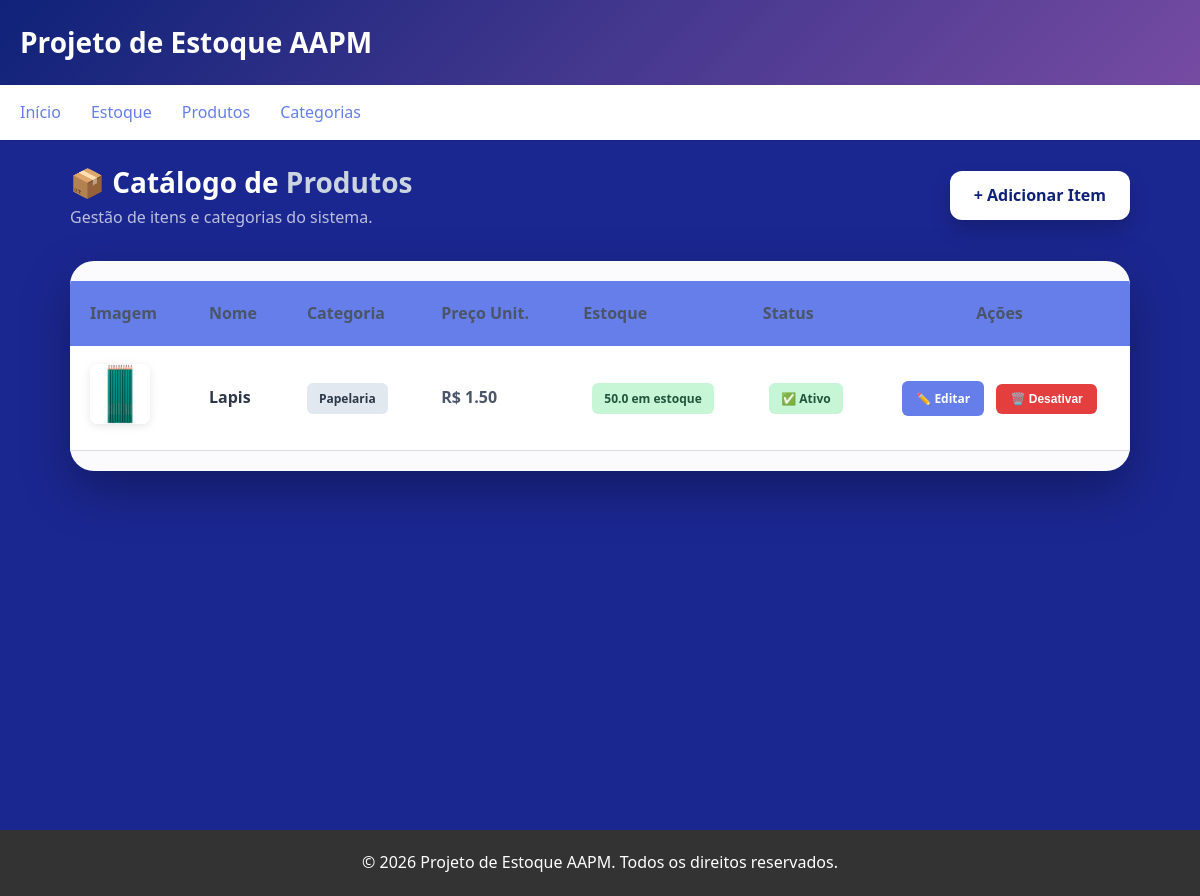
/produtos/ (signed in), run on an earlier commit of the app's database.
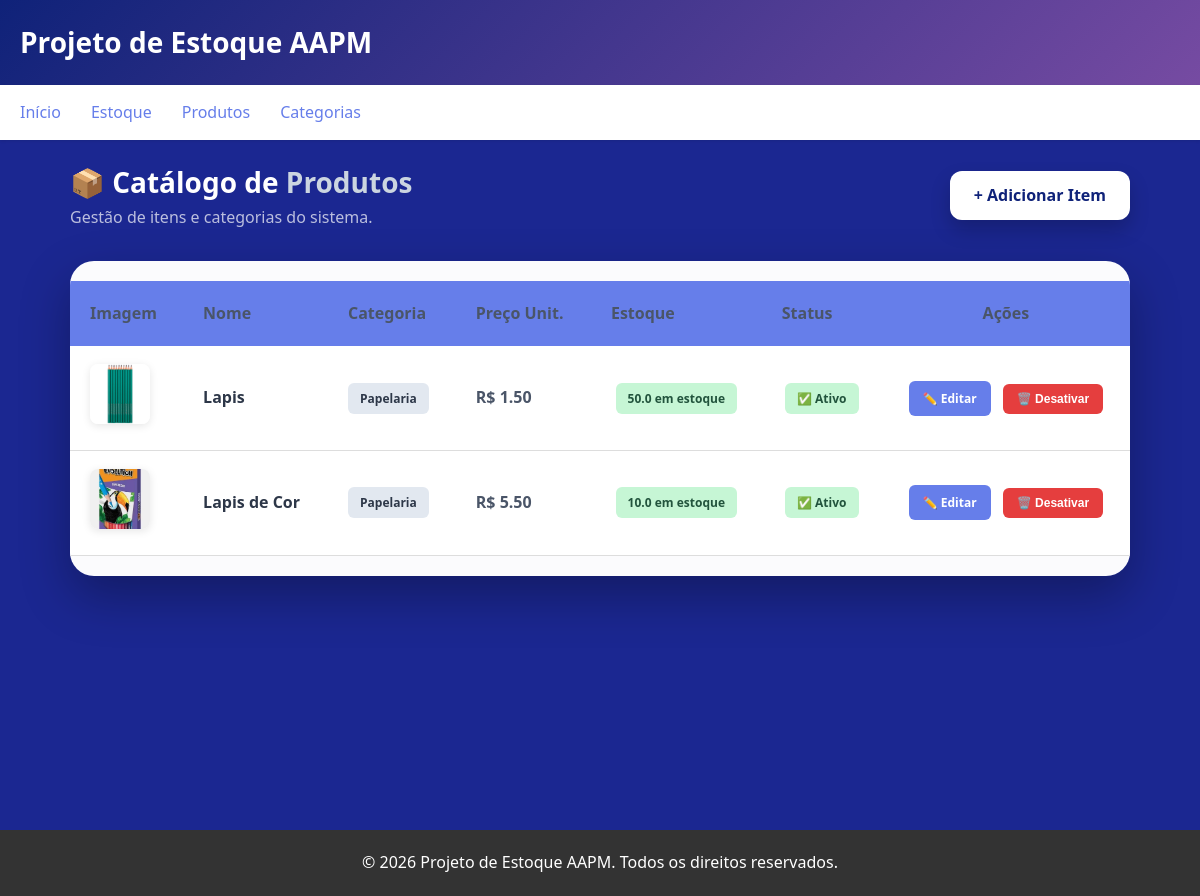
And on a later commit of the database.
### app/models/produto.py (models this page shows, shortened)
class Produto(Base):
    __tablename__ = "produtos"
    id = Column(Integer, primary_key=True, autoincrement=True, index=True)
    nome = Column(String(150), nullable=False, index=True, unique=True)
    preco = Column(Float, nullable=False, default=0.0)
    estoque_atual = Column(Integer, nullable=False, default=0)
    ativo = Column(Boolean, default=True)
    imagem_path = Column(String(255), nullable=True)
    categoria_id = Column(Integer, ForeignKey("categorias.id", ondelete="SET NULL"), nullable=True)
    categoria = relationship("Categoria", back_populates="produtos")

### app/models/categoria.py (models this page shows, shortened)
class Categoria(Base):
    __tablename__ = "categorias"
    id = Column(Integer, primary_key=True, index=True)
    nome = Column(String(50), unique=True, nullable=False)
    descricao = Column(String(255), nullable=True)
    ativa = Column(Boolean, default=True)
    produtos = relationship("Produto", back_populates="categoria")

### app/controllers/produto_controller.py (the view)
@router.get("/")
def listar_produtos(
    request: Request,
    busca: str = "",
    categoria_id: int = 0,       # 0 = todas as categorias
    db: Session = Depends(get_db),
    usuario = Depends(get_usuario_logado)
):
    query = db.query(Produto).filter(Produto.ativo == True)
    if busca:
        query = query.filter(Produto.nome.ilike(f"%{busca}%"))
    if categoria_id:
        query = query.filter(Produto.categoria_id == categoria_id)
    produtos    = query.order_by(Produto.nome).all()
    categorias  = db.query(Categoria).filter(Categoria.ativa == True).all()
    return templates.TemplateResponse(
        request,
        "produtos/index.html",
        {
            "request":      request,
            "usuario":      usuario,
            "produtos":     produtos,
            "categorias":   categorias,
            "busca":        busca,
            "categoria_id": categoria_id,
        }
    )

### app/templates/produtos/index.html (shortened to what this page needs)
{% extends "base.html" %}
{% block content %}
<div style="max-width: 1100px; margin: 0 auto; padding: 20px; font-family: 'Segoe UI', sans-serif;">
    <div style="display: flex; justify-content: space-between; align-items: center; margin-bottom: 30px;">
        <div>
            <h2 style="color: white; font-size: 28px; font-weight: 700;">📦 Catálogo de <span style="color: #cbd5e0;">Produtos</span></h2>
            <p style="color: rgba(255,255,255,0.7);">Gestão de itens e categorias do sistema.</p>
        </div>
        <a href="/produtos/novo" style="background: white; color: #0f2279; padding: 12px 24px; border-radius: 12px; text-decoration: none; font-weight: 700; box-shadow: 0 10px 20px rgba(0,0,0,0.2); transition: 0.3s;">
            + Adicionar Item
        </a>
    </div>
    <div style="background: rgba(255, 255, 255, 0.98); border-radius: 24px; overflow: hidden; box-shadow: 0 20px 50px rgba(0,0,0,0.3);">
        <table style="width: 100%; border-collapse: collapse;">
            <thead>
                <tr style="background: #f1f5f9; text-align: left;">
                    <th style="padding: 20px; color: #4a5568; font-weight: 700;">Imagem</th>
                    <th style="padding: 20px; color: #4a5568; font-weight: 700;">Nome</th>
                    <th style="padding: 20px; color: #4a5568; font-weight: 700;">Categoria</th>
                    <th style="padding: 20px; color: #4a5568; font-weight: 700;">Preço Unit.</th>
                    <th style="padding: 20px; color: #4a5568; font-weight: 700;">Estoque</th>
                    <th style="padding: 20px; color: #4a5568; font-weight: 700;">Status</th>
                    <th style="padding: 20px; color: #4a5568; font-weight: 700; text-align: center;">Ações</th>
                </tr>
            </thead>
            <tbody>
                {% for produto in produtos %}
                <tr style="border-bottom: 1px solid #edf2f7; transition: 0.2s;" onmouseover="this.style.background='#f8fafc'" onmouseout="this.style.background='transparent'">
                    <td style="padding: 18px 20px;">
                        <img src="{{ produto.imagem_url }}" alt="{{ produto.nome }}"
                             style="width: 60px; height: 60px; border-radius: 8px; object-fit: cover; box-shadow: 0 2px 8px rgba(0,0,0,0.1);">
                    </td>
                    <td style="padding: 18px 20px; font-weight: 600; color: #2d3748;">{{ produto.nome }}</td>
                    <td style="padding: 18px 20px;">
                        <span class="badge-category">
                            {% if produto.categoria %}{{ produto.categoria.nome }}{% else %}—{% endif %}
                        </span>
                    </td>
                    <td style="padding: 18px 20px; color: #4a5568; font-weight: 600;">R$ {{ "%.2f"|format(produto.preco) }}</td>
                    <td style="padding: 18px 20px; text-align: center;">
                        <span class="badge {% if (produto.estoque_atual | default(0)) > 0 %}badge-success{% else %}badge-danger{% endif %}">
                            {{ produto.estoque_atual | default(0) }} em estoque
                        </span>
                    </td>
                    <td style="padding: 18px 20px; text-align: center;">
                        {% if produto.ativo %}
                        <span class="badge badge-success">✅ Ativo</span>
                        {% else %}
                        <span class="badge badge-danger">❌ Inativo</span>
                        {% endif %}
                    </td>
                    <td style="padding: 18px 20px; text-align: center;">
                        <a href="/produtos/{{ produto.id }}/editar" title="Editar" class="btn-edit">
                            ✏️ Editar
                        </a>
                        <form method="POST" action="/produtos/{{ produto.id }}/desativar" style="display: inline;">
                            <button type="submit" title="Desativar" class="btn-desativar" onclick="return confirm('Tem certeza que deseja desativar este produto?');">
                                🗑️ Desativar
                            </button>
                        </form>
                    </td>
                </tr>
                {% endfor %}
            </tbody>
        </table>
    </div>
</div>
{% endblock %}

### app/templates/base.html (shortened to what this page needs)
<!DOCTYPE html>
<html lang="pt-BR">
<head>
</head>
<body>
    <header>
        <div class="container">
            <h1>Projeto de Estoque AAPM</h1>
        </div>
    </header>
    {% if usuario %}
    <nav>
        <div class="container">
            <ul>
                <li><a href="/">Início</a></li>
                <li><a href="/estoque">Estoque</a></li>
                <li><a href="/produtos">Produtos</a></li>
                <li><a href="/categorias">Categorias</a></li>
            </ul>
        </div>
    </nav>
    {% endif %}
    <main>
        {% block content %}{% endblock %}
    </main>
    <footer>
        <p>&copy; 2026 Projeto de Estoque AAPM. Todos os direitos reservados.</p>
    </footer>
</body>
</html>

### app/templates/base.html (style rules this page uses)
* { margin: 0; padding: 0; box-sizing: border-box; }
body { font-family: 'Segoe UI', Tahoma, Geneva, Verdana, sans-serif; background-color: #1b2791; color: #333; line-height: 1.6; min-height: 100vh; }
header { background: linear-gradient(135deg, #0f2279 0%, #764ba2 100%); color: rgb(255, 255, 255); padding: 20px 0; box-shadow: 0 2px 5px rgba(0, 0, 0, 0.1); }
.container { max-width: 1200px; margin: 0 auto; padding: 0 20px; }
h1 { font-size: 28px; font-weight: 600; }
nav { background-color: #fff; box-shadow: 0 1px 3px rgba(0, 0, 0, 0.1); }
nav ul { list-style: none; display: flex; gap: 30px; padding: 15px 0; }
nav a { text-decoration: none; color: #667eea; font-weight: 500; transition: color 0.3s; }
main { padding: 0; min-height: calc(100vh - 150px); }
footer { background-color: #333; color: rgb(255, 255, 255); text-align: center; padding: 20px; margin-top: 40px; }
button, .btn { background-color: #667eea; color: white; padding: 10px 20px; border: none; border-radius: 4px; cursor: pointer; transition: 0.3s; }
table { width: 100%; border-collapse: collapse; background-color: white; margin: 20px 0; }
table th { background-color: #667eea; color: white; padding: 15px; text-align: left; }
table td { padding: 12px 15px; border-bottom: 1px solid #ddd; }

### app/templates/produtos/index.html (style rules this page uses)
.btn-edit { display: inline-block; background: #667eea; color: white; padding: 8px 14px; border-radius: 6px; text-decoration: none; margin-right: 8px; font-weight: 600; font-size: 12px; transition: background 0.3s; cursor: pointer; }
.btn-desativar { background: #e53e3e; color: white; padding: 8px 14px; border-radius: 6px; border: none; font-weight: 600; font-size: 12px; cursor: pointer; transition: background 0.3s; }
.badge { padding: 6px 12px; border-radius: 6px; font-weight: 700; font-size: 12px; display: inline-block; }
.badge-success { background: #c6f6d5; color: #22543d; }
.badge-category { background: #e2e8f0; color: #2d3748; padding: 6px 12px; border-radius: 6px; font-size: 12px; font-weight: 700; display: inline-block; }

What changed in the data, as far as the page shows it:
added Produto: imagem_url (picture), nome "Lapis de Cor", categoria.nome "Papelaria", preco "5.50", estoque_atual "10.0", ativo "✅ Ativo"
